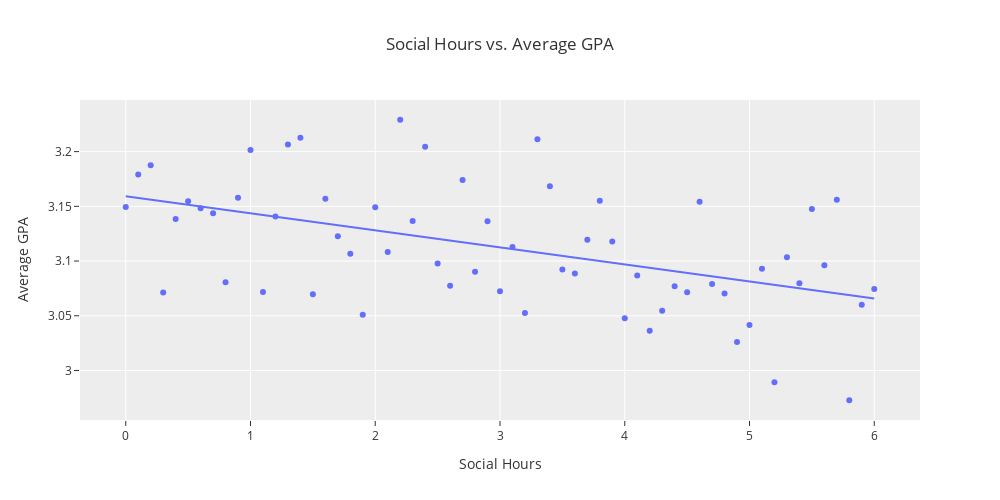

Here is the notebook cell this chart was saved with:
### Markdown cell above
### Based on the scatter plot and the trendline, the amount of physical hours a student performs does have some sort of negative correlation with GPA. Using the mean GPA, we graphed the GPA against Physical activity hours and plotted a trendline. The score of the trendline is 0.741, meaning that the linear fit accounts for around 74 percent of the data points. 

### Based on this, one could say that there is some sort of correlation between physical activity hours and GPA. As your GPA gets higher, the less time you have for physical activity.

### Code cell
DF_socialin = DF_india.groupby('Social Hours')['GPA'].mean().reset_index()
DF_socialin

fig_socialin = px.scatter(DF_socialin, x = 'Social Hours', y = 'GPA',
                  title = 'Social Hours vs. Average GPA',
                       trendline = 'ols')
fig_socialin.update_layout(bargap=0.02,
                  yaxis_title = 'Average GPA',
                   autosize=False,
                   width=1000,
                   height=500,
                  template="ggplot2"
                       )
fig_socialin.show()

### Figure 1 — Plotly figure (JSON) as saved in the notebook; plotly's stock layout.template omitted (floating-point values rounded to 4 significant figures)
{"data": [{"hovertemplate": "Social Hours=%{x}<br>GPA=%{y}<extra></extra>", "legendgroup": "", "marker": {"color": "#636efa", "symbol": "circle"}, "mode": "markers", "name": "", "orientation": "v", "showlegend": false, "type": "scatter", "x": [0.0, 0.1, 0.2, 0.3, 0.4, 0.5, 0.6, 0.7, 0.8, 0.9, 1.0, 1.1, 1.2, 1.3, 1.4, 1.5, 1.6, 1.7, 1.8, 1.9, 2.0, 2.1, 2.2, 2.3, 2.4, 2.5, 2.6, 2.7, 2.8, 2.9, 3.0, 3.1, 3.2, 3.3, 3.4, 3.5, 3.6, 3.7, 3.8, 3.9, 4.0, 4.1, 4.2, 4.3, 4.4, 4.5, 4.6, 4.7, 4.8, 4.9, 5.0, 5.1, 5.2, 5.3, 5.4, 5.5, 5.6, 5.7, 5.8, 5.9, 6.0], "xaxis": "x", "y": [3.149, 3.179, 3.188, 3.071, 3.138, 3.155, 3.148, 3.144, 3.081, 3.158, 3.201, 3.072, 3.141, 3.207, 3.213, 3.07, 3.157, 3.123, 3.107, 3.051, 3.149, 3.108, 3.229, 3.137, 3.204, 3.098, 3.077, 3.174, 3.09, 3.136, 3.072, 3.113, 3.052, 3.211, 3.168, 3.092, 3.089, 3.119, 3.155, 3.118, 3.048, 3.087, 3.036, 3.055, 3.077, 3.071, 3.154, 3.079, 3.07, 3.026, 3.042, 3.093, 2.989, 3.103, 3.08, 3.147, 3.096, 3.156, 2.973, 3.06, 3.074], "yaxis": "y"}, {"hovertemplate": "<b>OLS trendline</b><br>GPA = -0.0156014 * Social Hours + 3.15928<br>R<sup>2</sup>=0.245974<br><br>Social Hours=%{x}<br>GPA=%{y} <b>(trend)</b><extra></extra>", "legendgroup": "", "marker": {"color": "#636efa", "symbol": "circle"}, "mode": "lines", "name": "", "showlegend": false, "type": "scatter", "x": [0.0, 0.1, 0.2, 0.3, 0.4, 0.5, 0.6, 0.7, 0.8, 0.9, 1.0, 1.1, 1.2, 1.3, 1.4, 1.5, 1.6, 1.7, 1.8, 1.9, 2.0, 2.1, 2.2, 2.3, 2.4, 2.5, 2.6, 2.7, 2.8, 2.9, 3.0, 3.1, 3.2, 3.3, 3.4, 3.5, 3.6, 3.7, 3.8, 3.9, 4.0, 4.1, 4.2, 4.3, 4.4, 4.5, 4.6, 4.7, 4.8, 4.9, 5.0, 5.1, 5.2, 5.3, 5.4, 5.5, 5.6, 5.7, 5.8, 5.9, 6.0], "xaxis": "x", "y": [3.159, 3.158, 3.156, 3.155, 3.153, 3.151, 3.15, 3.148, 3.147, 3.145, 3.144, 3.142, 3.141, 3.139, 3.137, 3.136, 3.134, 3.133, 3.131, 3.13, 3.128, 3.127, 3.125, 3.123, 3.122, 3.12, 3.119, 3.117, 3.116, 3.114, 3.112, 3.111, 3.109, 3.108, 3.106, 3.105, 3.103, 3.102, 3.1, 3.098, 3.097, 3.095, 3.094, 3.092, 3.091, 3.089, 3.088, 3.086, 3.084, 3.083, 3.081, 3.08, 3.078, 3.077, 3.075, 3.073, 3.072, 3.07, 3.069, 3.067, 3.066], "yaxis": "y"}], "layout": {"autosize": false, "bargap": 0.02, "height": 500, "legend": {"tracegroupgap": 0}, "title": {"text": "Social Hours vs. Average GPA"}, "width": 1000, "xaxis": {"anchor": "y", "domain": [0, 1], "title": {"text": "Social Hours"}}, "yaxis": {"anchor": "x", "domain": [0, 1], "title": {"text": "Average GPA"}}}}
